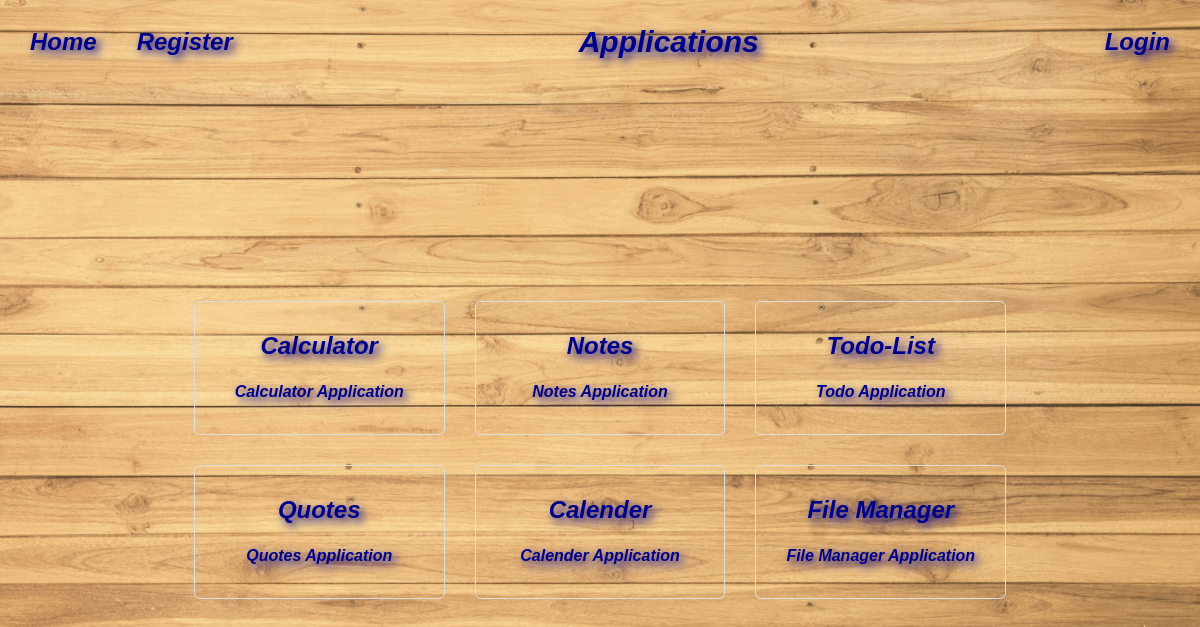
The app's page /, older data.
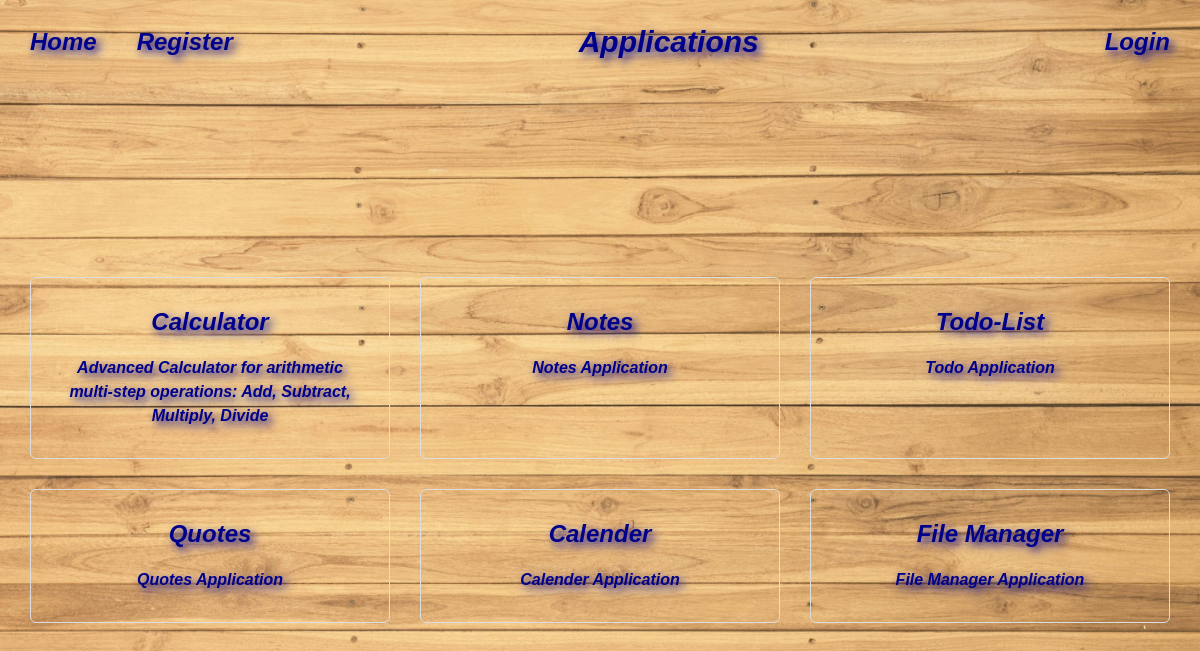
The same page, newer data.
### home/models.py (models this page shows)
class Application(models.Model):
    name = models.CharField(max_length=100)
    url = models.CharField(max_length=100, default='')
    description = models.CharField(max_length=500)

### home/views.py (the view)
# urls.py: path('', views.index, name= "index")
def index(request):
    applications = Application.objects.all()
    return render(request, 'index.html', {'apps': applications})

### templates/index.html (shortened to what this page needs)
{% extends 'background.html' %}
{% block content %}
<div class="home-layout">
    {% for app in apps %}
    {% if user.is_authenticated %}
        <a class="panel" href="{{app.url}}">
            <h2>{{app.name}}</h2><br>
            <p>{{app.description}}</p>
        </a>
    {% else %}
        <a class="panel" href="{% url 'login' %}">
            <h2>{{app.name}}</h2>
            <p>{{app.description}}</p>
        </a>
    {% endif %}
    {% endfor %}
</div>
{% endblock %}

### templates/background.html (shortened to what this page needs)
{% load static %}
<!DOCTYPE html>
<html lang="en">
<head>
    <link rel="stylesheet" href="{% static 'style.css' %}">
</head>
<body>
    <div class="navbar">
        <a href="/">Home</a>
        <a href="{% url 'register' %}">Register</a>
        <div class="nav-header">
            <h1>{% block page_title %}Applications{% endblock %}</h1>
        </div>
        <div style="margin-left:auto; display:flex; align-items:center;">
            {% if user.is_authenticated %}
            <span class="user_greet" style="margin-right:15px;">Hi, {{ user.first_name }}</span>
            <a href="{% url 'logout' %}">Logout</a>
            {% else %}
            <a href="{% url 'login' %}">Login</a>
            {% endif %}
        </div>
    </div>
    {% block content %}
    {% endblock %}
</body>
</html>

### static/style.css (style rules this page uses)
* { margin: 0; padding: 0; box-sizing: border-box; }
body { display: flex; justify-content: center; align-items: center; height: 100vh; margin: 0; background-color: #f0f0f0; font-family: Arial, sans-serif; padding: 30px; }
h1 { padding: 15px; text-align: center; font-size: 30px; font-family: Arial, Helvetica, sans-serif; font-weight: bolder; font-style: italic; color: darkblue; text-shadow: 4px 4px 10px darkblue; }
.navbar { display: flex; justify-content: space-between; background-color: rgba(0, 0, 0, 0); padding: 10px; align-items: center; position: fixed; top: 0; width: 100%; }
.navbar a { margin: 0 20px; text-decoration: none; font-size: 24px; font-family: Arial, Helvetica, sans-serif; font-weight: bolder; font-style: italic; color: darkblue; text-shadow: 4px 4px 10px darkblue; border-radius: 6px; box-sizing: border-box; text-align: center; transition: background-color 0.3s, border-color 0.3s;; }
.nav-header { text-align: center; flex-grow: 1; }
.home-layout { display: grid; grid-template-columns: repeat(3, 1fr); justify-content: center; gap: 30px; margin-top: 100px; }
.panel { padding: 30px; background-color: rgba(0, 0, 0, 0); border: 1px solid #ddd; border-radius: 6px; box-sizing: border-box; text-align: center; font-family: Arial, Helvetica, sans-serif; font-weight: bolder; font-style: italic; color: darkblue; text-shadow: 4px 4px 10px darkblue; text-decoration: none; transition: background-color 0.3s, border-color 0.3s; }
.panel h2 { margin-bottom: 20px; font-size: 1.5rem; }
.panel p { font-size: 1rem; line-height: 1.5; }

Row changes from the older to the newer data that the page shows:
changed Application "Calculator": description "Calculator Application" → "Advanced Calculator for arithmetic multi-step operations: Add, Subtract, Multiply, Divide"
